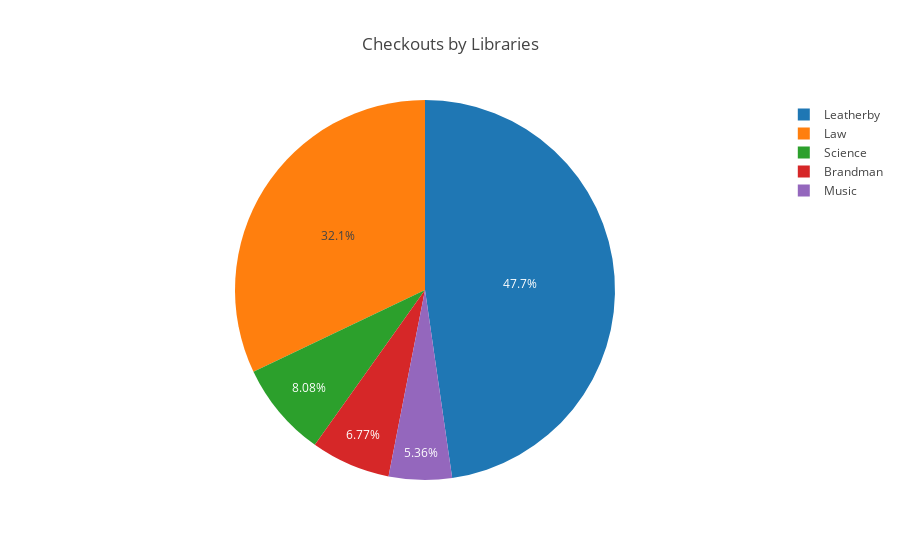

Write notebook code for a chart like this one.
### Markdown cell above
### Example Two: Import a script as a module
Jupyter was actually designed to communicate experiments and ideas. So, the code parts in cells should not be long unnecessarily. Ideally, it is better just to import the code as a module, unless the main goal is to show the code itself. In this second example, we will just import the exactly same script as a module.<br>
**[Warning] You need to restart the current kernel to make a modified script be effective.**

### Code cell
import first

### Figure 1 — Plotly figure (JSON) as saved in the notebook; plotly's stock layout.template omitted (floating-point values rounded to 4 significant figures)
{"data": [{"labels": ["Leatherby", "Law", "Science", "Music", "Brandman"], "type": "pie", "values": [543, 365, 92, 61, 77]}], "layout": {"title": "Checkouts by Libraries"}}
